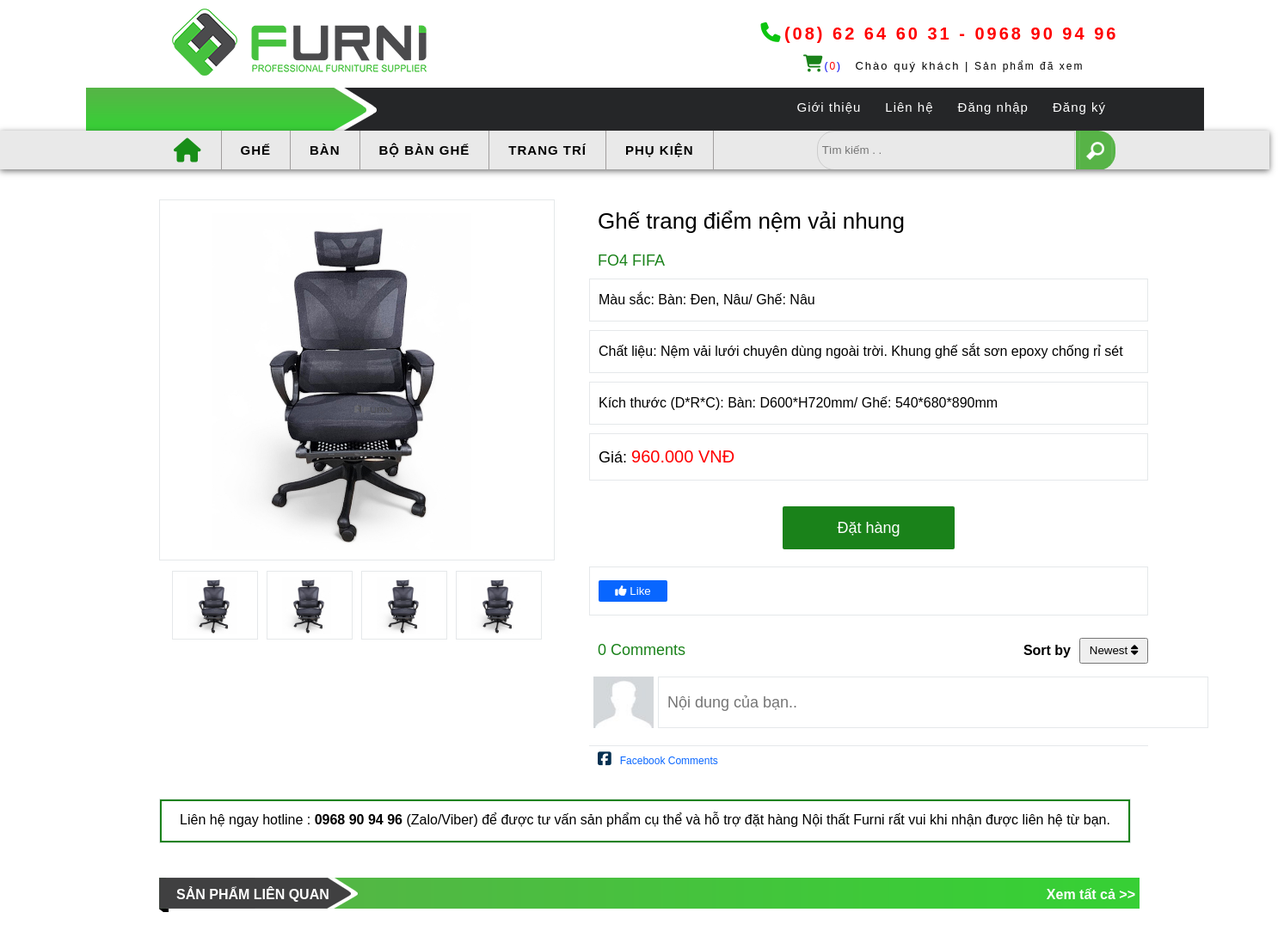
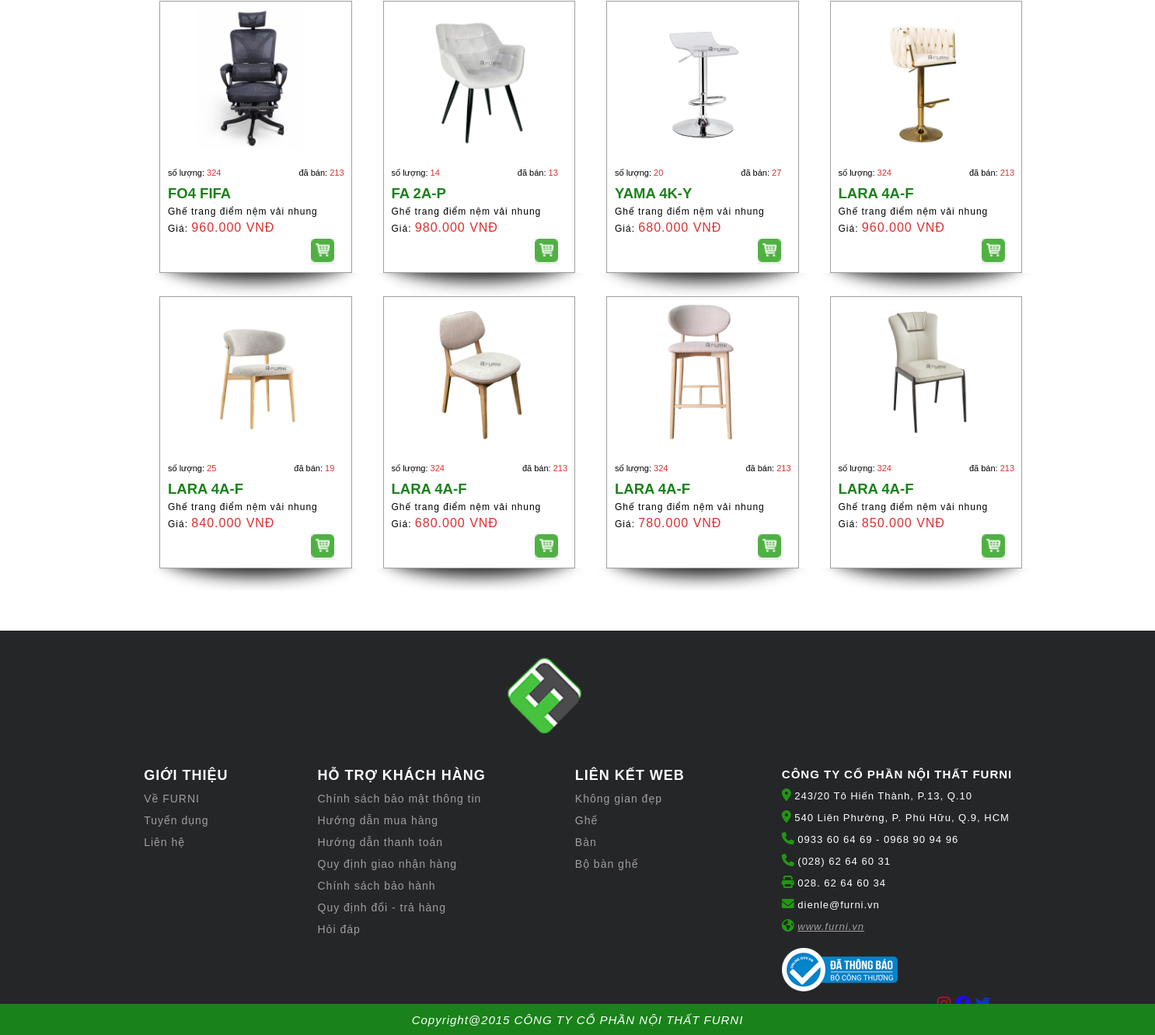
Screenshot of /index.php?mod=page&act=chitietsanpham&id=1 with the database file from the repository (2 pictures, top to bottom).
### tables this page shows
CREATE TABLE `danhmuc` (
  `id_danhmuc` int(11) NOT NULL,
  `img` varchar(50) NOT NULL,
  `ten` varchar(250) NOT NULL
);

CREATE TABLE `sanpham` (
  `id_sanpham` int(11) NOT NULL,
  `ten` varchar(250) NOT NULL,
  `img` varchar(250) NOT NULL,
  `ma` varchar(250) NOT NULL,
  `soluong` int(100) NOT NULL,
  `daban` int(100) NOT NULL,
  `id_danhmuc` int(11) NOT NULL,
  `gia` int(250) NOT NULL
);

### Model/connect.php (called while the page is built, shortened)
<?php
function dbConnection()
{
    $servername = "localhost";
    $username = "root";
    $password = "";
    $dbname = "da1";
    try {
        $conn = new PDO("mysql:host=$servername;dbname=$dbname", $username, $password);
        $conn->setAttribute(PDO::ATTR_ERRMODE, PDO::ERRMODE_EXCEPTION);
        return $conn;
    } catch (PDOException $e) {
        echo "Connection failed: " . $e->getMessage();
    }
}
function pdo_query($sql)
{
    $sql_args = array_slice(func_get_args(), 1);
    try {
        $conn = dbConnection();
        $stmt = $conn->prepare($sql);
        $stmt->execute($sql_args);
        $rows = $stmt->fetchAll();
        return $rows;
    } catch (PDOException $e) {
        throw $e;
    } finally {
        unset($conn);
    }
}
function pdo_query_one($sql)
{
    $sql_args = array_slice(func_get_args(), 1);
    try {
        $conn = dbConnection();
        $stmt = $conn->prepare($sql);
        $stmt->execute($sql_args);
        $row = $stmt->fetch(PDO::FETCH_ASSOC);
        return $row;
    } catch (PDOException $e) {
        throw $e;
    } finally {
        unset($conn);
    }
}

### Model/m_danhmuc.php (called while the page is built, shortened)
<?php
function getCategory_Home_List()
{
    $sql = "SELECT * FROM danhmuc order by id_danhmuc ASC ";
    return pdo_query($sql);
}

### Model/m_products.php (called while the page is built, shortened)
<?php
include_once 'connect.php';
function getProductsByCategory($id_danhmuc,$limit)
{
    $sql = "SELECT * FROM sanpham WHERE 1";
    if($id_danhmuc>0){
        $sql.=" AND id_danhmuc = ". $id_danhmuc ;
    }if($limit>0){
        $sql.=" limit 0,".$limit;
    }
        return pdo_query($sql);
}
function getProductDetails($id_sanpham)
{
    $sql = "SELECT * FROM  sanpham where id_sanpham = ? ";
    return pdo_query_one($sql, $id_sanpham);
}

### Model/m_view.php (the view, shortened to what this page needs)
<?php
function show_sph($products_danhmuc){
    $html_product_danhmuc = "";
    foreach ($products_danhmuc as $item) {
            extract($item);
            $html_product_danhmuc .='<div class="product0">
                                <div class="product1">
                                <div class="product1-img">
                                    <a href="index.php?mod=page&act=chitietsanpham&id='.$id_sanpham.'">
                                        <img src="assets/img/'. $img .'.jpg" alt="">
                                    </a>
                                </div>
                                <div class="product1-info">
                                    <div class="soluong">
                                    <div class="soluongcon">số lượng:
                                        <span>'. $soluong .'</span>
                                    </div>
                                    <div class="daban">đã bán:
                                        <span>'. $daban .'</span>
                                    </div>
                                    </div>
                                    <h2>'. $ma .'</h2>
                                    <p>'. $ten .'</p>
                                    <p>Giá:
                                        <span>'. number_format($gia, 0, ',', '.') .' VNĐ</span>
                                    </p>
                                    <form action="index.php?mod=page&act=giohang" method="POST">
                                        <input type="hidden" name="id_sanpham" value="'.$id_sanpham.'" >
                                        <input type="hidden" name="ten" value="'.$ten.'" >
                                        <input type="hidden" name="img" value="'.$img.'" >
                                        <input type="hidden" name="gia" value="'.$gia.'" >
                                        <input type="hidden" name="soluong" value="1" >
                                        <button name="btncart"> <a> <img src="assets/img/icongiohang.png" alt="" ></a></button>
                                    </form>
                                </div>
                             </div>
                        </div>' ;
    }
    return $html_product_danhmuc;
}
?>

### view/header.php (shortened to what this page needs)
<?php
    $html_danhmuc ='<li style="border: none;" >
                        <a href="?mod=page&act=trangchu"><i class="fa-solid fa-house" style="color: rgb(24, 142, 24);"></i></a>
                    <li>';
    foreach($danhmuc as $item) {
        extract($item);
        $html_danhmuc .= '<li >
                        <a href="?mod=page&act=products&id_danhmuc='.$id_danhmuc.'">'.$ten.'</a>
                    </li>';
}
?>
  <!DOCTYPE html>
<html lang="en">
<head>
    <link rel="stylesheet" href="assets/css/Trangchu.css">
    <link rel="stylesheet" href="assets/css/giohang.css">
    <link rel="stylesheet" href="assets/css/chitietsanpham.css">
    <link rel="stylesheet" href="https://cdnjs.cloudflare.com/ajax/libs/font-awesome/6.5.1/css/all.min.css" />
</head>
  <header>
        <div class="boxlogo">
            <div class="row">
                <div class="left">
                    <a href="index.php"><img src="assets/img/logo.png" alt=""></a>
                </div>
                <div class="right">
                    <p class="right-1">
                        <i class="fa-solid fa-phone" style="color:#0dc510;"></i>
                        <a href="#"> (08) 62 64 60 31 - 0968 90 94 96</a>
                    </p>
                    <p class="right-2">
                    <a href="index.php?mod=page&act=viewgiohang" id="boxcart"><i class="fa-solid fa-cart-shopping" style="font-size: 20px; padding:0px 0px 10px 10px;" ></i>(<span></span>)</a>
                        <span class="right-2-1">
                            Chào quý khách |
                        </span>
                        <span class="right-2-2">
                            <a href="#">Sản phẩm đã xem</a>
                        </span>
                    </p>
                </div>
            </div>
        <nav class="thanhcuoncroll">
            <div class="boxmenu1">
                <div class="boxmenu1-thongtin ">
                    <a href="#">Giới thiệu</a>
                    <a href="#">Liên hệ</a>
                    <?php
                                if(isset($_COOKIE['name'])){
                                    echo '<a href="#" class="tenlogin">' . $_COOKIE['name'] .
                                         '<span><i style="color:white; margin-left:5px;" class="fa-solid fa-sort-down"></i></span></a>';
                                    echo '<ul class="menu_content">';
                                    echo '<li><a href="index.php?mod=user&act=capnhatthongtin">Cập nhật thông tin</a></li>';
                                    echo '<li><a href="Model/m_logout.php">Đăng xuất</a></li>';
                                    echo '</ul>';
                                }else{
                                    echo '<a href="index.php?mod=user&act=login">Đăng nhập</a>';
                                    echo '<a href="index.php?mod=user&act=signup">Đăng ký</a>';
                                }
                            ?>
                </div>
             </div>
            <div class="boxmenu2 " >
                <ul>
                    <?=$html_danhmuc?>
                </ul>
                <form action="index.php?mod=page&act=products" method="post">
                        <input  type="text" name="kyw" class="btn-1" placeholder="Tìm kiếm . ." >
                        <input type="submit" name="timkiem" class="btn-22" value>
                </form>
            </div>
        </nav>
        </div>
    </header>

### view/chitietsanpham.php (shortened to what this page needs)
<?php
    $html_product_danhmuc = show_sph($products_danhmuc);
?>
<main>
        <div class="row">
            <div class="img-left">
                <div class="img">
                    <a href="#" >
                        <img src="assets/img/<?=$chitietsanpham['img']?>.jpg" alt="" class="imgcha">
                        <div class="imgcon">
                            <img src="assets/img/<?=$chitietsanpham['img']?>.jpg" alt="" class="img-concon">
                            <img src="assets/img/<?=$chitietsanpham['img']?>.jpg" alt=""class="img-concon">
                            <img src="assets/img/<?=$chitietsanpham['img']?>.jpg" alt=""class="img-concon">
                            <img src="assets/img/<?=$chitietsanpham['img']?>.jpg" alt=""class="img-concon">
                        </div>
                    </a>
                </div>
            </div>
            <div class="content-right">
                 <h2><?=$chitietsanpham['ten']?></h2>
                <h3><?=$chitietsanpham['ma']?></h3>
                <p>
                    <span>Màu sắc: </span>Bàn: Đen, Nâu/ Ghế: Nâu
                </p>
                <p>
                    <span>Chất liệu:</span> Nệm vải lưới chuyên dùng ngoài trời. Khung ghế sắt sơn epoxy chống rỉ sét
                </p>
                <p>
                    <span>Kích thước (D*R*C): </span>Bàn: D600*H720mm/ Ghế: 540*680*890mm
                </p>
                <p style="margin-bottom: 30px; font-size: 18px;">
                    Giá:
                    <span style="color: var(--color--red);font-size: 20px;"><?=number_format($chitietsanpham['gia'],0,',','.')?> VNĐ</span>
                </p>
                <form action="index.php?mod=page&act=giohang" method="POST">
                <div class="p">
                    <button class="dathang"  name="btncart"> Đặt hàng</button>
                </div>
                </form>
                <p>
                    <button type="submit">
                        <i class="fa-solid fa-thumbs-up"></i>
                        Like
                    </button>
                </p>
                <div class="cmt-content">
                     <div class="tieude-cmt">
                        <h3>0 Comments</h3>
                        <div class="right">
                            <h4>Sort by</h4>
                            <button>Newest <i class="fa-solid fa-sort"></i></button>
                        </div>
                    </div>
                    <div class="danhgia-cmt">
                        <div class="img">
                            <img src="assets/img/avata.jpg" alt="">
                        </div>
                        <div class="cmt">
                            <p>
                                <input type="text" placeholder="Nội dung của bạn..">
                            </p>
                        </div>
                    </div>
                    <div class="facebook">
                        <div class="logo">
                            <i class="fa-brands fa-square-facebook" style="color: #063152;"></i>
                        </div>
                        <div class="linkfb">
                            <a href="https://www.facebook.com/anhliemdz">Facebook Comments </a>
                        </div>
                    </div>
                </div>
            </div>
        </div>
        <nav>
            <div class="content">
             <p>Liên hệ ngay hotline : <a href="#">  0968 90 94 96</a> (Zalo/Viber) để được tư vấn sản phẩm cụ thể và hỗ trợ đặt hàng
              Nội thất Furni rất vui khi nhận được liên hệ từ bạn.</p>
            </div>
    </nav>
    <nav>
            <div class="tieude">
                <div class="left">
                    <a href="#">Sản phẩm liên quan</a>
                </div>
                <div class="right">
                    <a href="index.php#tatcasanpham">Xem tất cả >></a>
                </div>
            </div>
        </nav>
        <div class="row">
             <div class="product">
              <?=$html_product_danhmuc;?>
                </div>
        </div>
</main>

### assets/css/Trangchu.css (style rules this page uses)
:root { --color--red: red; --color--redfake:rgb(220, 47, 47); --color--black: black; --color--white: white; --color--green: rgb(44, 203, 44); --color--greenfk: rgb(23, 149, 23); --color--greenfk1:rgb(146, 211, 146); --color--1: #e7dede; --color--2: #e9e9e9 ; --color--3:rgb(245, 244, 244); --color-rgba: 0px 2px 7px 0px rgba(50, 50, 50, 0.69); --color--xam:rgb(161, 158, 158); --color-4: #e8f1f6; --color--gray:#252628; --color--blue: #0866ff; --color-xamdam:#959595; }
* { margin: 0; padding: 0; box-sizing: border-box; font-family:Arial, Helvetica, sans-serif; }

### assets/css/giohang.css (style rules this page uses)
:root { --color--red: red; --color--redfake:rgb(220, 47, 47); --color--black: black; --color--white: white; --color--green: rgb(26, 130, 26); --color--1: #e7dede; --color--2: #e9e9e9 ; --color--3:rgb(245, 244, 244); --color-rgba: 0px 2px 7px 0px rgba(50, 50, 50, 0.69); --color--xam:rgb(161, 158, 158); --color-4: #e8f1f6; --color--gray:#252628; --color--blue: #0866ff; --color-xamdam:#959595; --color--xanhnhat: #337ab7; --color--input:rgb(229, 232, 234); }
* { margin: 0; padding: 0; box-sizing: border-box; font-family:Arial, Helvetica, sans-serif; }

### assets/css/chitietsanpham.css (style rules this page uses)
:root { --color--red: red; --color--redfake:rgb(220, 47, 47); --color--black: black; --color--white: white; --color--green: rgb(26, 130, 26); --color--1: #e7dede; --color--2: #e9e9e9 ; --color--3:rgb(245, 244, 244); --color-rgba: 0px 2px 7px 0px rgba(50, 50, 50, 0.69); --color--xam:rgb(161, 158, 158); --color-4: #e8f1f6; --color--gray:#252628; --color--blue: #0866ff; --color-xamdam:#959595; --color--xanhnhat: #337ab7; --color--input:rgb(229, 232, 234); }
* { margin: 0; padding: 0; box-sizing: border-box; font-family:Arial, Helvetica, sans-serif; }

### rows the page displays
danhmuc: ten "GHẾ"
danhmuc: ten "BÀN"
danhmuc: ten "BỘ BÀN GHẾ"
danhmuc: ten "TRANG TRÍ"
danhmuc: ten "PHỤ KIỆN"
sanpham: ten "Ghế trang điểm nệm vải nhung", ma "FO4 FIFA", gia "960.000", shows a picture, soluong "324", daban "213"
sanpham: shows a picture, soluong "14", daban "13", ma "FA 2A-P", ten "Ghế trang điểm nệm vải nhung", gia "980.000"
sanpham: shows a picture, soluong "20", daban "27", ma "YAMA 4K-Y", ten "Ghế trang điểm nệm vải nhung", gia "680.000"
sanpham: shows a picture, soluong "324", daban "213", ma "LARA 4A-F", ten "Ghế trang điểm nệm vải nhung", gia "960.000"
sanpham: shows a picture, soluong "25", daban "19", ma "LARA 4A-F", ten "Ghế trang điểm nệm vải nhung", gia "840.000"
sanpham: shows a picture, soluong "324", daban "213", ma "LARA 4A-F", ten "Ghế trang điểm nệm vải nhung", gia "680.000"
sanpham: shows a picture, soluong "324", daban "213", ma "LARA 4A-F", ten "Ghế trang điểm nệm vải nhung", gia "780.000"
sanpham: shows a picture, soluong "324", daban "213", ma "LARA 4A-F", ten "Ghế trang điểm nệm vải nhung", gia "850.000"
